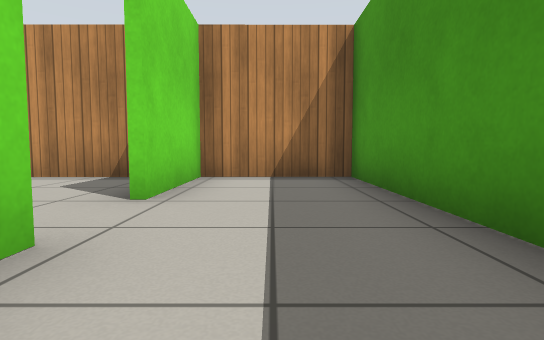
View 1 (above)

16 first-person views from a walk through a world built for the Gazebo simulator. The camera is 0.5 m above the floor, tilts 4° down and sees 80° across. The floor is counted in squares, 1 m on a side. Each view is taken from the middle of a square. On the plan, view 1 faces up. The plan holds only what a view shows up to about 9 squares ahead; the rest is blank. Gazebo's built-in surfaces are drawn with simple patterns.

View 2
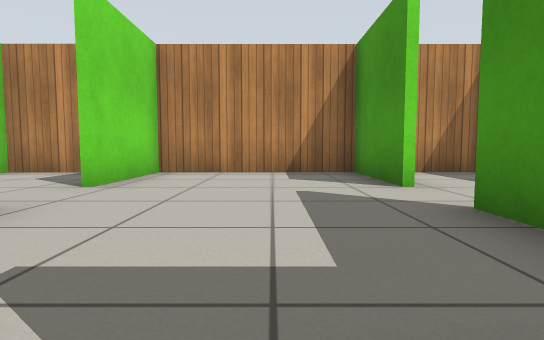

View 3
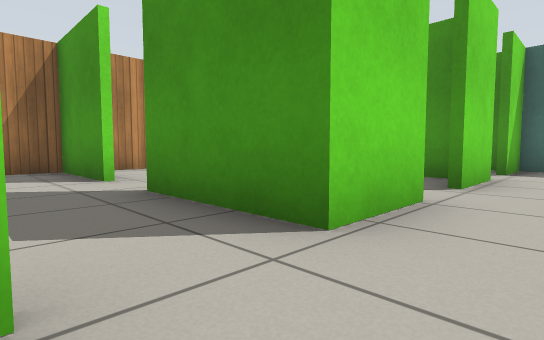

View 4
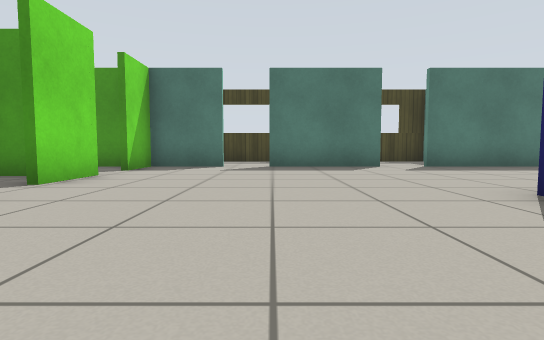

View 5
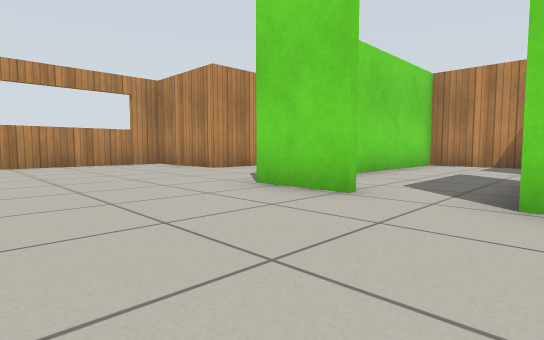

View 6
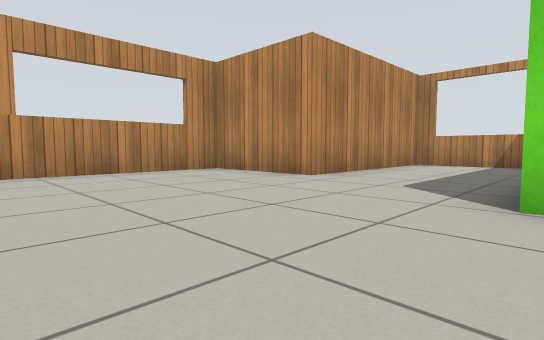

View 7
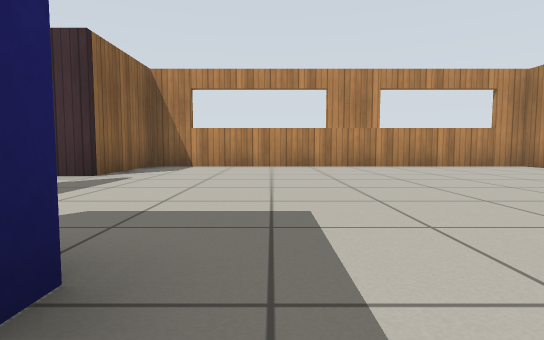

View 8
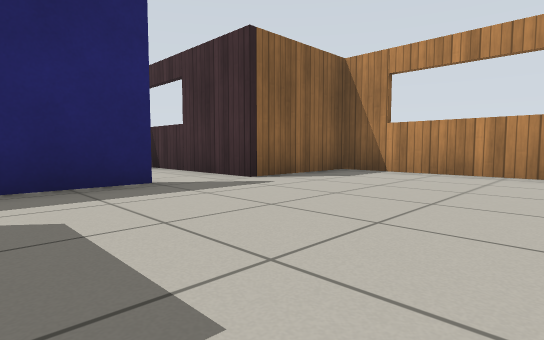

View 9
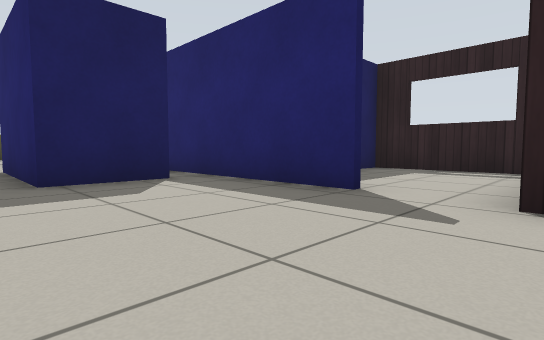

View 10
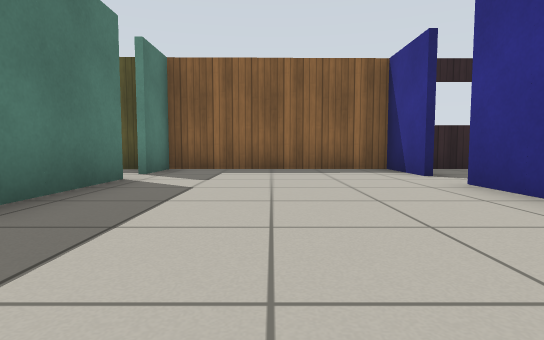

View 11
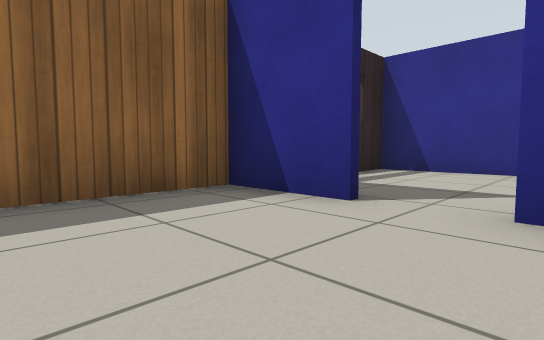

View 12
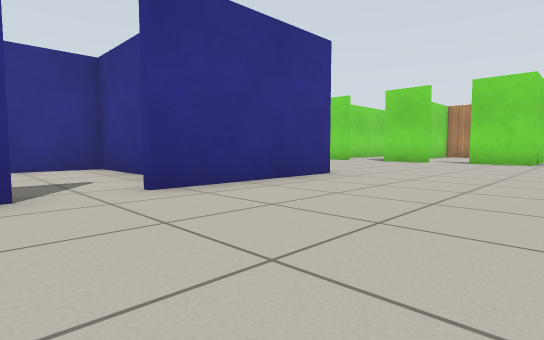

View 13
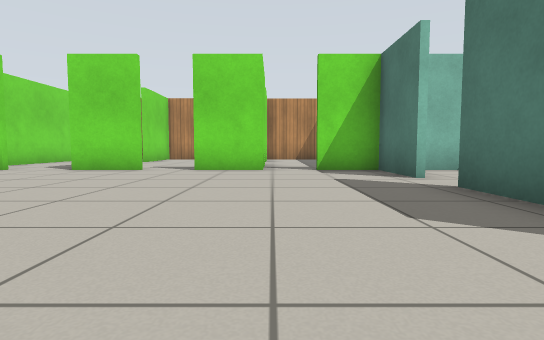

View 14
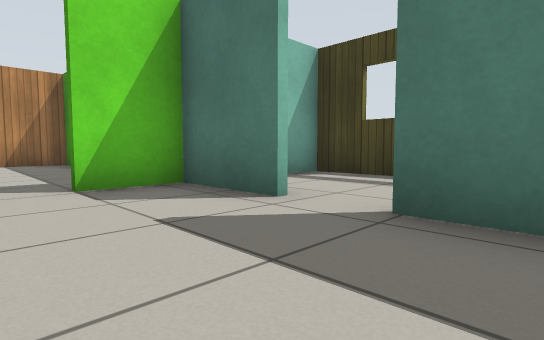

View 15
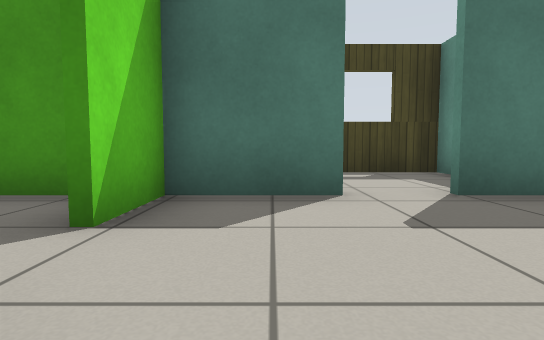

View 16
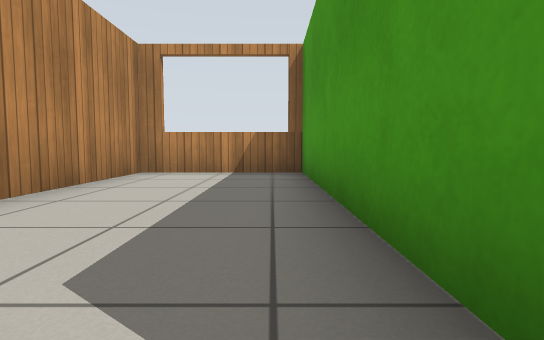

### Floor plan
Ten units are one square. View 1 is at (0, 0); x grows to the right and y downward. Boxes are objects, and circles mark ways between rooms. Rooms are numbered by the first view taken in them; rooms with no view inside come last. Other rooms are left out.
<svg viewBox="-149 -60 198 201">
<path fill="none" stroke="#000" d="M-12 -16 -12 9M-12 -55 -12 -30M13 5 13 -55 -10 -55M-14 -30 -14 -55M-14 4 -14 -16M-10 -55 -50 -54M-52 -55 -52 -30M-71 86 -71 68 -36 68 -36 104M-69 9 -85 9M-84 4 -84 -54 -116 -54 -116 -6 -144 -6 -144 91 -116 91 -116 129M-39 9 -54 9M-100 94 -55 94M-12 9 -27 9M-36 115 -36 135 13 134 13 120M13 69 13 39M-82 135 -82 127M13 28 13 9 -1 9M-111 136 -79 136M13 111 13 79M-54 -30 -54 -55M-54 9 -54 -16M-50 -54 -82 -54 -82 -9M-58 95 -80 95 -80 135M-79 136 -47 135M39 53 44 53 44 9 24 9"/>
<circle cx="-10" cy="-25" r="3" fill="#2a7"/>
<circle cx="0" cy="10" r="3" fill="#2a7"/>
<circle cx="-30" cy="10" r="3" fill="#2a7"/>
<circle cx="-50" cy="-25" r="3" fill="#2a7"/>
<circle cx="-60" cy="10" r="3" fill="#2a7"/>
<circle cx="-40" cy="110" r="3" fill="#2a7"/>
<circle cx="10" cy="30" r="3" fill="#2a7"/>
<text x="0" y="-30">1</text>
<text x="-30" y="-20">2</text>
<text x="-70" y="50">3</text>
<text x="-60" y="-20">4</text>
<text x="-60" y="110">5</text>
<text x="30" y="30">6</text>
</svg>
Room 1 opens to room 2. Room 1 opens to room 3. Room 2 opens to room 3. Room 2 opens to room 4. Room 3 opens to room 4. Room 3 opens to room 5. Room 3 opens to room 6.

Where each view was taken, in squares from view 1:
view 1: 0 up, 0 right, facing up
view 2: 1 down, 3 left, facing up
view 3: 2 down, 7 left, facing up-right
view 4: 4 down, 7 left, facing right
view 5: 4 down, 5 left, facing up-left
view 6: 4 down, 8 left, facing up-left
view 7: 6 down, 6 left, facing left
view 8: 5 down, 8 left, facing down-left
view 9: 6 down, 12 left, facing down-right
view 10: 6 down, 1 left, facing down
view 11: 10 down, 1 left, facing down-left
view 12: 12 down, 0 right, facing up-left
view 13: 8 down, 1 left, facing up
view 14: 5 down, 1 left, facing up-right
view 15: 2 down, 2 left, facing right
view 16: 1 down, 9 left, facing up
